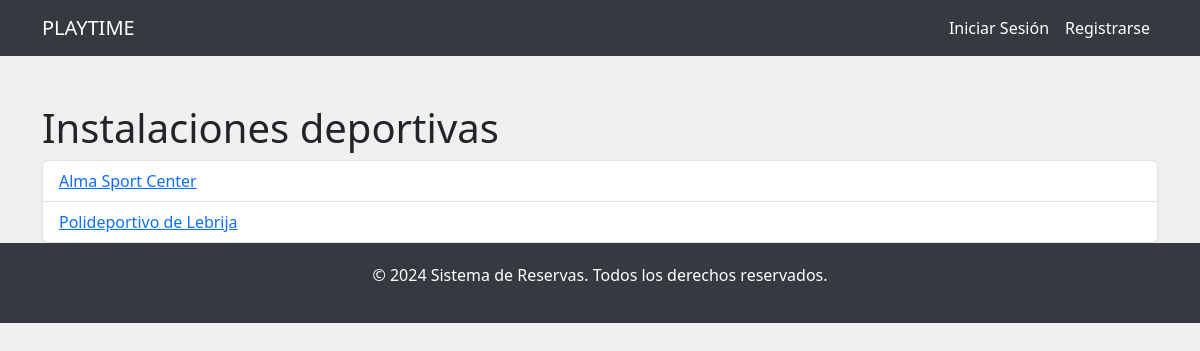
The app's page /lista_instalaciones/, older data.
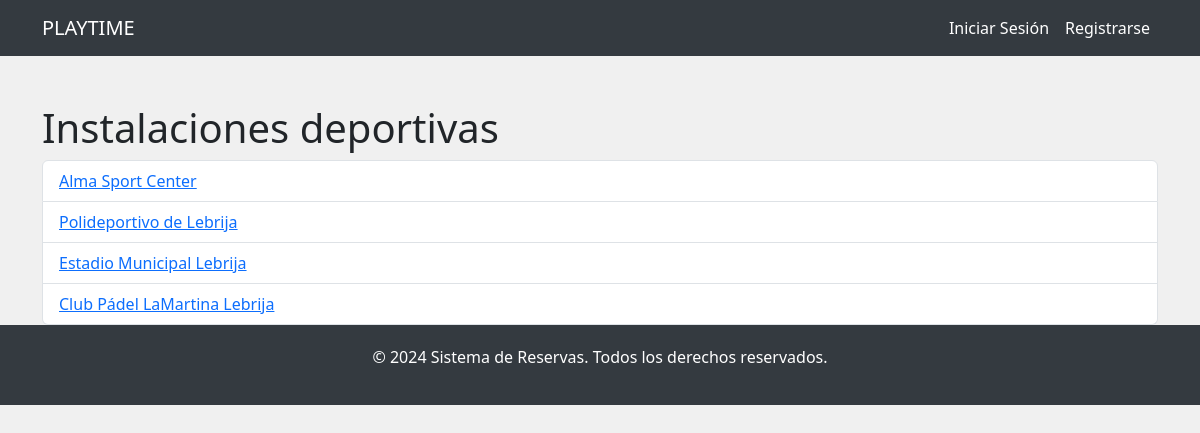
The same page, newer data.
### Aplicacion1/models.py (models this page shows, shortened)
class Instalacion(models.Model):
    nombre = models.CharField(max_length=100)
    direccion = models.CharField(max_length=255)
    telefono = models.CharField(max_length=15)
    horario_apertura = models.TimeField()
    horario_cierre = models.TimeField()

### Aplicacion1/views.py (the view)
# urls.py: path('instalaciones/', views.lista_instalaciones, name='lista_instalaciones'),
def lista_instalaciones(request):
    instalaciones = Instalacion.objects.all()
    return render(request, 'lista_instalaciones.html', {'instalaciones': instalaciones})

### Aplicacion1/templates/lista_instalaciones.html (shortened to what this page needs)
<!DOCTYPE html>
<html lang="es">
<head>
   <link href="https://cdn.jsdelivr.net/npm/bootstrap@5.3.0-alpha1/dist/css/bootstrap.min.css" rel="stylesheet">
<body>
    <nav class="navbar navbar-expand-lg navbar-dark">
        <div class="container">
            <a class="navbar-brand" href="#">PLAYTIME</a>
            <div class="collapse navbar-collapse" id="navbarNav">
                <ul class="navbar-nav ms-auto">
                    {% if user.is_authenticated %}
                        <li class="nav-item dropdown">
                            <a class="nav-link dropdown-toggle d-flex align-items-center" href="#" id="userDropdown" role="button" data-bs-toggle="dropdown" aria-expanded="false">
                                <div class="avatar bg-primary text-white rounded-circle d-flex align-items-center justify-content-center me-2" style="width: 40px; height: 40px;">
                                    {{ user.first_name|default:user.username|first|upper }}
                                </div>
                                {{ user.first_name|default:user.username }}
                            </a>
                            <ul class="dropdown-menu dropdown-menu-end" aria-labelledby="userDropdown">
                                <li><a class="dropdown-item" href="{% url 'profile' %}">Mi perfil</a></li>
                                <li>
                                    <form action="{% url 'logout' %}" method="post" style="display:inline;">
                                        {% csrf_token %}
                                        <button type="submit" class="dropdown-item">Cerrar sesión</button>
                                    </form>
                                </li>
                            </ul>
                        </li>
                    {% else %}
                        <li class="nav-item">
                            <a class="nav-link" href="{% url 'login' %}">Iniciar Sesión</a>
                        </li>
                        <li class="nav-item">
                            <a class="nav-link" href="{% url 'register' %}">Registrarse</a>
                        </li>
                    {% endif %}
                </ul>
            </div>
        </div>
    </nav>
   <div class="container mt-5">
       <h1>Instalaciones deportivas</h1>
       <ul class="list-group">
           {% for instalacion in instalaciones %}
               <li class="list-group-item">
                   <a href="{% url 'detalle_instalacion' instalacion.id %}">
                       {{ instalacion.nombre }}
                   </a>
               </li>
           {% empty %}
               <li class="list-group-item">No hay instalaciones disponibles.</li>
           {% endfor %}
       </ul>
   </div>
   <footer class="footer">
       <p>&copy; 2024 Sistema de Reservas. Todos los derechos reservados.</p>
   </footer>
</body>
</html>

Row changes from the older to the newer data that the page shows:
added Instalacion: nombre "Estadio Municipal Lebrija"
added Instalacion: nombre "Club Pádel LaMartina Lebrija"
